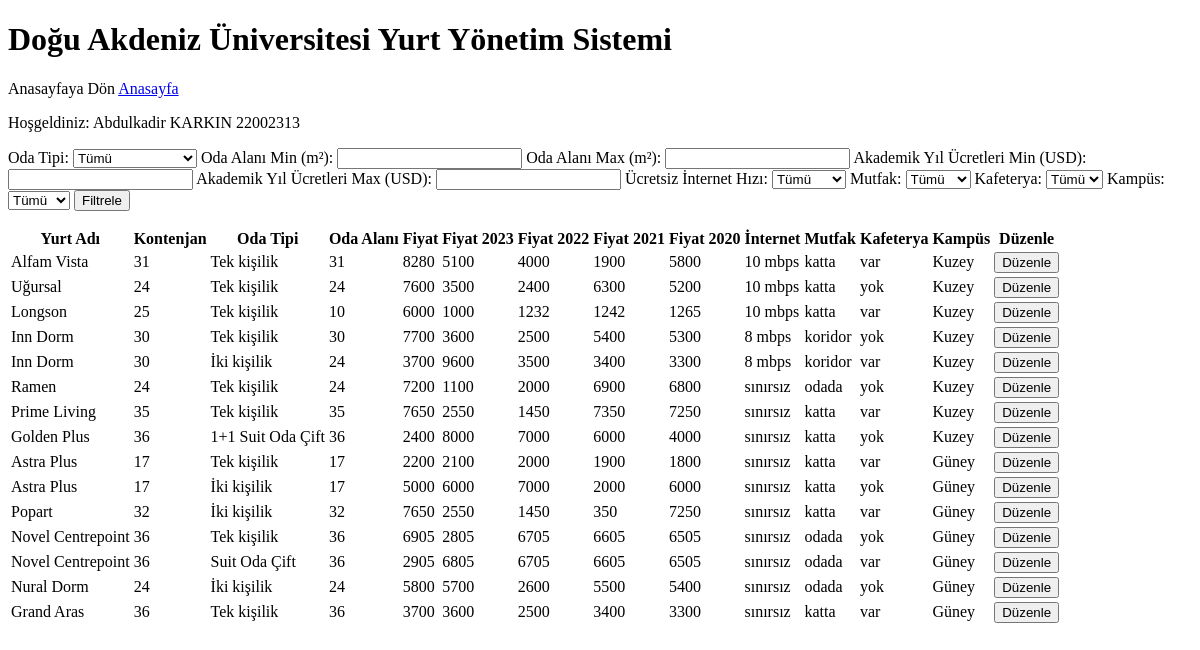
The page /yurtupdate.php (signed in) on the database its author committed.
### tables this page shows
CREATE TABLE `yurtlar` (
  `yurtadi` varchar(30) NOT NULL,
  `kontenjan` int(5) NOT NULL DEFAULT 30,
  `odatipi` varchar(40) NOT NULL,
  `odalani` varchar(40) NOT NULL,
  `fiyat` int(10) NOT NULL,
  `fiyat2023` int(10) NOT NULL,
  `fiyat2022` int(10) NOT NULL,
  `fiyat2021` int(10) NOT NULL,
  `fiyat2020` int(10) NOT NULL,
  `internet` varchar(15) NOT NULL,
  `mutfak` varchar(20) NOT NULL,
  `kafeterya` varchar(20) NOT NULL,
  `kampus` varchar(15) NOT NULL
);

### yurtupdate.php (the view, shortened to what this page needs)
<!DOCTYPE html>
<html lang="en">
<head>
</head>
<body>
    <div class="container">
        <h1>Doğu Akdeniz Üniversitesi Yurt Yönetim Sistemi</h1>
        <p>Anasayfaya Dön <a href="ana_sayfa.php">Anasayfa</a></p>
        <?php
            if(isset($_SESSION['isim']) && isset($_SESSION['soyisim']) && isset($_SESSION['ogrno'])) {
                echo "Hoşgeldiniz: " . $_SESSION['isim'] . " " . $_SESSION['soyisim'] . " " . $_SESSION['ogrno'] . " ";
            }
            $servername = "localhost";
            $username = "root";
            $password = "";
            $database = "btbs404";
            $baglanti = new mysqli($servername, $username, $password, $database);
            $baglanti->set_charset("utf8");
            $query = "SELECT * FROM yurtlar WHERE 1=1";
            $result = $baglanti->query($query);
        ?>
        <form id="filterForm" method="POST" action="">
            <p>
                <label for="odaTipi">Oda Tipi:</label>
                <select id="odaTipi" name="odaTipi" class="filter-input">
                    <option value="">Tümü</option>
                </select>
                <label for="odaAlaniMin">Oda Alanı Min (m²):</label>
                <input type="number" id="odaAlaniMin" name="odaAlaniMin" class="filter-input">
                <label for="odaAlaniMax">Oda Alanı Max (m²):</label>
                <input type="number" id="odaAlaniMax" name="odaAlaniMax" class="filter-input">
                <label for="fiyatMin">Akademik Yıl Ücretleri Min (USD):</label>
                <input type="number" id="fiyatMin" name="fiyatMin" class="filter-input">
                <label for="fiyatMax">Akademik Yıl Ücretleri Max (USD):</label>
                <input type="number" id="fiyatMax" name="fiyatMax" class="filter-input">
                <label for="internet">Ücretsiz İnternet Hızı:</label>
                <select id="internet" name="internet" class="filter-input">
                    <option value="">Tümü</option>
                </select>
                <label for="mutfak">Mutfak:</label>
                <select id="mutfak" name="mutfak" class="filter-input">
                    <option value="">Tümü</option>
                </select>
                <label for="kafeterya">Kafeterya:</label>
                <select id="kafeterya" name="kafeterya" class="filter-input">
                    <option value="">Tümü</option>
                </select>
                <label for="kampus">Kampüs:</label>
                <select id="kampus" name="kampus" class="filter-input">
                    <option value="">Tümü</option>
                </select>
                <button type="submit">Filtrele</button>
            </p>
        </form>
        <table>
            <thead>
                <tr>
                    <th>Yurt Adı</th>
                    <th>Kontenjan</th>
                    <th>Oda Tipi</th>
                    <th>Oda Alanı</th>
                    <th>Fiyat</th>
                    <th>Fiyat 2023</th>
                    <th>Fiyat 2022</th>
                    <th>Fiyat 2021</th>
                    <th>Fiyat 2020</th>
                    <th>İnternet</th>
                    <th>Mutfak</th>
                    <th>Kafeterya</th>
                    <th>Kampüs</th>
                    <th>Düzenle</th>
                </tr>
            </thead>
            <tbody>
                <?php
                    if ($result->num_rows > 0) {
                        while($row = $result->fetch_assoc()) {
                            echo "<tr>
                                <td>{$row['yurtadi']}</td>
                                <td>{$row['kontenjan']}</td>
                                <td>{$row['odatipi']}</td>
                                <td>{$row['odalani']}</td>
                                <td>{$row['fiyat']}</td>
                                <td>{$row['fiyat2023']}</td>
                                <td>{$row['fiyat2022']}</td>
                                <td>{$row['fiyat2021']}</td>
                                <td>{$row['fiyat2020']}</td>
                                <td>{$row['internet']}</td>
                                <td>{$row['mutfak']}</td>
                                <td>{$row['kafeterya']}</td>
                                <td>{$row['kampus']}</td>
                                <td><button class='edit-button' data-yurtadi='{$row['yurtadi']}'>Düzenle</button></td>
                            </tr>";
                        }
                    } else {
                        echo "<tr><td colspan='14'>Sonuç bulunamadı.</td></tr>";
                    }
                ?>
            </tbody>
        </table>
    </div>
</body>
</html>

### rows shown on the page
yurtlar: yurtadi "Alfam Vista", kontenjan "31", odatipi "Tek kişilik", odalani "31", fiyat "8280", fiyat2023 "5100", fiyat2022 "4000", fiyat2021 "1900", fiyat2020 "5800", internet "10 mbps", mutfak "katta", kafeterya "var", kampus "Kuzey"
yurtlar: yurtadi "Uğursal", kontenjan "24", odatipi "Tek kişilik", odalani "24", fiyat "7600", fiyat2023 "3500", fiyat2022 "2400", fiyat2021 "6300", fiyat2020 "5200", internet "10 mbps", mutfak "katta", kafeterya "yok", kampus "Kuzey"
yurtlar: yurtadi "Longson", kontenjan "25", odatipi "Tek kişilik", odalani "10", fiyat "6000", fiyat2023 "1000", fiyat2022 "1232", fiyat2021 "1242", fiyat2020 "1265", internet "10 mbps", mutfak "katta", kafeterya "var", kampus "Kuzey"
yurtlar: yurtadi "Inn Dorm", kontenjan "30", odatipi "Tek kişilik", odalani "30", fiyat "7700", fiyat2023 "3600", fiyat2022 "2500", fiyat2021 "5400", fiyat2020 "5300", internet "8 mbps", mutfak "koridor", kafeterya "yok", kampus "Kuzey"
yurtlar: yurtadi "Inn Dorm", kontenjan "30", odatipi "İki kişilik", odalani "24", fiyat "3700", fiyat2023 "9600", fiyat2022 "3500", fiyat2021 "3400", fiyat2020 "3300", internet "8 mbps", mutfak "koridor", kafeterya "var", kampus "Kuzey"
yurtlar: yurtadi "Ramen", kontenjan "24", odatipi "Tek kişilik", odalani "24", fiyat "7200", fiyat2023 "1100", fiyat2022 "2000", fiyat2021 "6900", fiyat2020 "6800", internet "sınırsız", mutfak "odada", kafeterya "yok", kampus "Kuzey"
yurtlar: yurtadi "Prime Living", kontenjan "35", odatipi "Tek kişilik", odalani "35", fiyat "7650", fiyat2023 "2550", fiyat2022 "1450", fiyat2021 "7350", fiyat2020 "7250", internet "sınırsız", mutfak "katta", kafeterya "var", kampus "Kuzey"
yurtlar: yurtadi "Golden Plus", kontenjan "36", odatipi "1+1 Suit Oda Çift", odalani "36", fiyat "2400", fiyat2023 "8000", fiyat2022 "7000", fiyat2021 "6000", fiyat2020 "4000", internet "sınırsız", mutfak "katta", kafeterya "yok", kampus "Kuzey"
yurtlar: yurtadi "Astra Plus", kontenjan "17", odatipi "Tek kişilik", odalani "17", fiyat "2200", fiyat2023 "2100", fiyat2022 "2000", fiyat2021 "1900", fiyat2020 "1800", internet "sınırsız", mutfak "katta", kafeterya "var", kampus "Güney"
yurtlar: yurtadi "Astra Plus", kontenjan "17", odatipi "İki kişilik", odalani "17", fiyat "5000", fiyat2023 "6000", fiyat2022 "7000", fiyat2021 "2000", fiyat2020 "6000", internet "sınırsız", mutfak "katta", kafeterya "yok", kampus "Güney"
yurtlar: yurtadi "Popart", kontenjan "32", odatipi "İki kişilik", odalani "32", fiyat "7650", fiyat2023 "2550", fiyat2022 "1450", fiyat2021 "350", fiyat2020 "7250", internet "sınırsız", mutfak "katta", kafeterya "var", kampus "Güney"
yurtlar: yurtadi "Novel Centrepoint", kontenjan "36", odatipi "Tek kişilik", odalani "36", fiyat "6905", fiyat2023 "2805", fiyat2022 "6705", fiyat2021 "6605", fiyat2020 "6505", internet "sınırsız", mutfak "odada", kafeterya "yok", kampus "Güney"
yurtlar: yurtadi "Novel Centrepoint", kontenjan "36", odatipi "Suit Oda Çift", odalani "36", fiyat "2905", fiyat2023 "6805", fiyat2022 "6705", fiyat2021 "6605", fiyat2020 "6505", internet "sınırsız", mutfak "odada", kafeterya "var", kampus "Güney"
yurtlar: yurtadi "Nural Dorm", kontenjan "24", odatipi "İki kişilik", odalani "24", fiyat "5800", fiyat2023 "5700", fiyat2022 "2600", fiyat2021 "5500", fiyat2020 "5400", internet "sınırsız", mutfak "odada", kafeterya "yok", kampus "Güney"
yurtlar: yurtadi "Grand Aras", kontenjan "36", odatipi "Tek kişilik", odalani "36", fiyat "3700", fiyat2023 "3600", fiyat2022 "2500", fiyat2021 "3400", fiyat2020 "3300", internet "sınırsız", mutfak "katta", kafeterya "var", kampus "Güney"

### other values the page prints
$_SESSION['isim'] "Abdulkadir"
$_SESSION['soyisim'] "KARKIN"
$_SESSION['ogrno'] "22002313"
